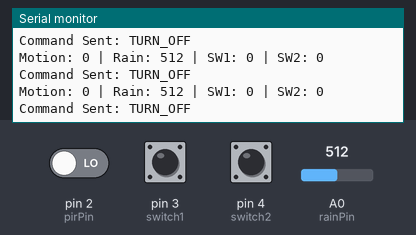
Bench run of a sketch on a simulated Arduino Uno, built with avr-gcc and run on an emulated ATmega328P. Parts: the last lines printed to the serial monitor. The inputs (shaded band) are chosen by the test bench; at power-on: A0 (rainPin) = 512, pin 2 (pirPin) LOW, pin 3 (switch1) HIGH, pin 4 (switch2) HIGH. No radio packets arrive unless stated.

Above: at 1.3 s.
1.4 s: A0 (rainPin) set to 413
At 1.85 s:
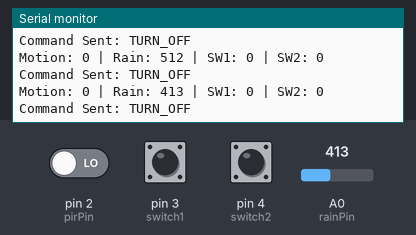
2.9 s: A0 (rainPin) set to 387
At 3.36 s:
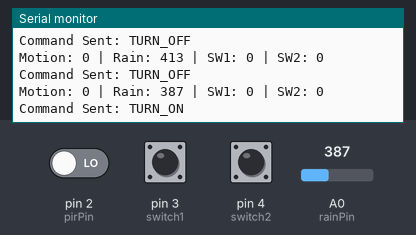
Timing chart, 0 to 5.9 s (numbered marks = the images above; inputs shaded):
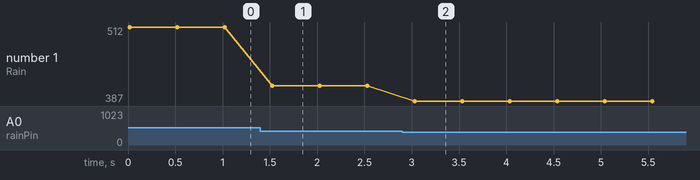

Measured:
- the behaviour switches between 400 and 399 on A0 (rainPin) (found by bisection; images 1 and 2)
- after the input at 1.4 s, the serial monitor: prints a new line after 0.13 s (image 1)
- after the input at 2.9 s, the serial monitor: prints a new line after 0.13 s (image 2)
- plotted number 1: 512 → 413 after the input at 1.4 s, 413 → 387 after the input at 2.9 s

The sketch:

sketch_jun5a.ino
```cpp
#include <SPI.h>
#include <nRF24L01.h>
#include <RF24.h>

// Sensors
const int rainPin = A0;    // Analog Rain Sensor
const int pirPin = 2;      // Digital PIR Sensor

// Switches
const int switch1 = 3;
const int switch2 = 4;

// nRF24L01
RF24 radio(9, 10); // CE, CSN
const byte address[6] = "00001";

// Variables
bool motionDetected = false;
int rainLevel = 0;

void setup() {
  Serial.begin(9600);

  pinMode(pirPin, INPUT);
  pinMode(switch1, INPUT_PULLUP);
  pinMode(switch2, INPUT_PULLUP);

  // Initialize nRF
  radio.begin();
  radio.openWritingPipe(address);
  radio.setPALevel(RF24_PA_LOW);
  radio.stopListening();  // Set to transmit mode

  Serial.println("System Ready.");
}

void loop() {
  // Read inputs
  motionDetected = digitalRead(pirPin);
  rainLevel = analogRead(rainPin);
  bool sw1 = !digitalRead(switch1); // with pull-up, pressed = LOW
  bool sw2 = !digitalRead(switch2);

  // Print to serial monitor
  Serial.print("Motion: ");
  Serial.print(motionDetected);
  Serial.print(" | Rain: ");
  Serial.print(rainLevel);
  Serial.print(" | SW1: ");
  Serial.print(sw1);
  Serial.print(" | SW2: ");
  Serial.println(sw2);

  // Simple decision example: send lighting command
  if (motionDetected || sw1 || sw2 || rainLevel < 400) {
    const char msg[] = "TURN_ON";
    radio.write(&msg, sizeof(msg));
    Serial.println("Command Sent: TURN_ON");
  } else {
    const char msg[] = "TURN_OFF";
    radio.write(&msg, sizeof(msg));
    Serial.println("Command Sent: TURN_OFF");
  }

  delay(500);
}
```
